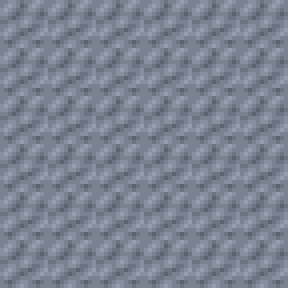
#> input picture scratch/bedrock_1_6x6.png, 288 x 288 px, given in place of stone-xxxx.png, which was not available
$ python inspect_all_terraria_stones.py
#> lines starting #> are read from the running program, lines starting #| are printed output that depends on the picture
from PIL import Image
import numpy as np

files = [
    'stone-xxxx.png',
    'stone-xxxx (2).png',
    'stone-xxxx (3).png',
    'stone-0000.png',
    'stone-0xxx.png',
    'stone-x000.png',
    'stone-wall-xxxx.png'
]

# Create a montage of these images (scaled 8x so we can see every single pixel clearly)
montage = Image.new('RGBA', (len(files) * 16 * 8 + (len(files) + 1) * 8, 16 * 8 + 16), (30, 30, 35, 255))
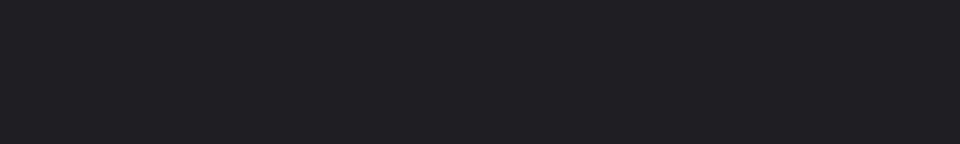
#> montage: PIL image 960x144 RGBA; mean R, G, B, A 30, 30, 35, 255

for i, fn in enumerate(files):
    im = Image.open('scratch/' + fn).convert('RGBA')
    im_scaled = im.resize((16 * 8, 16 * 8), Image.NEAREST)
    x = 8 + i * (16 * 8 + 8)
    y = 8
    montage.paste(im_scaled, (x, y), im_scaled)
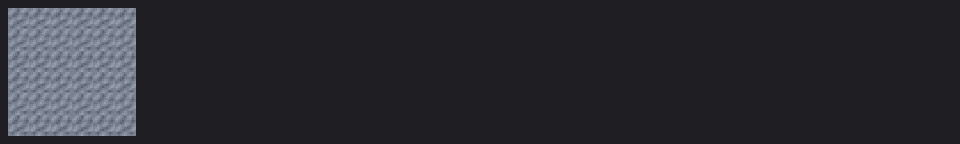
#> montage: PIL image 960x144 RGBA; mean R, G, B, A 41, 41.9, 48.2, 255
#> pass 2 of the loop `for i, fn in enumerate(files):`:
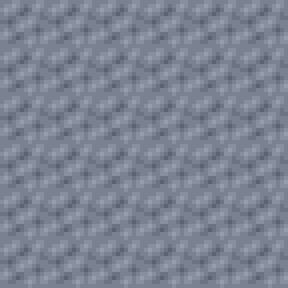
#> input picture scratch/bedrock_2_6x6.png, 288 x 288 px, given in place of stone-xxxx (2).png, which was not available
#> `montage.paste(im_scaled, (x, y), im_scaled)`:
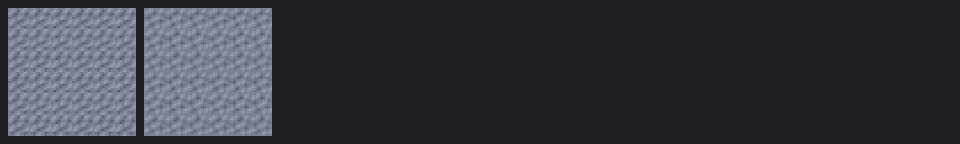
#> montage: PIL image 960x144 RGBA; mean R, G, B, A 52.2, 54, 61.5, 255
#> (the run stopped early here; a loop or call above may not have finished)
